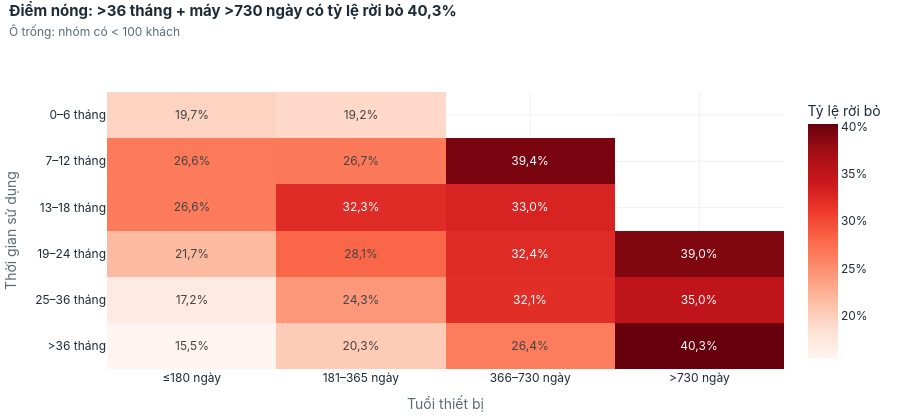

Source (notebook cell):
### Markdown cell above
### C07 — Thời gian sử dụng và tuổi máy kết hợp thế nào?

### Code cell
show("C07_heatmap_tenure_thiet_bi")

### Figure 1 — Plotly figure (JSON) as saved in the notebook; plotly's stock layout.template omitted (floating-point values rounded to 4 significant figures)
{"data": [{"colorbar": {"tickformat": ".0%", "title": {"text": "Tỷ lệ rời bỏ"}}, "colorscale": [[0.0, "rgb(255,245,240)"], [0.125, "rgb(254,224,210)"], [0.25, "rgb(252,187,161)"], [0.375, "rgb(252,146,114)"], [0.5, "rgb(251,106,74)"], [0.625, "rgb(239,59,44)"], [0.75, "rgb(203,24,29)"], [0.875, "rgb(165,15,21)"], [1.0, "rgb(103,0,13)"]], "customdata": [["n = 117", "n = 629", "", ""], ["n = 2.715", "n = 13.109", "n = 376", ""], ["n = 2.429", "n = 1.514", "n = 7.958", ""], ["n = 1.858", "n = 1.531", "n = 5.979", "n = 123"], ["n = 2.005", "n = 1.746", "n = 1.879", "n = 4.079"], ["n = 633", "n = 551", "n = 791", "n = 939"]], "hovertemplate": "%{y} · máy %{x}<br>Tỷ lệ rời bỏ: %{z:.1%}<br>%{customdata}<extra></extra>", "text": [["19,7%", "19,2%", "", ""], ["26,6%", "26,7%", "39,4%", ""], ["26,6%", "32,3%", "33,0%", ""], ["21,7%", "28,1%", "32,4%", "39,0%"], ["17,2%", "24,3%", "32,1%", "35,0%"], ["15,5%", "20,3%", "26,4%", "40,3%"]], "texttemplate": "%{text}", "type": "heatmap", "x": ["≤180 ngày", "181–365 ngày", "366–730 ngày", ">730 ngày"], "y": ["0–6 tháng", "7–12 tháng", "13–18 tháng", "19–24 tháng", "25–36 tháng", ">36 tháng"], "z": [[0.1966, 0.1924, NaN, NaN], [0.2659, 0.2671, 0.3936, NaN], [0.2655, 0.323, 0.3304, NaN], [0.2174, 0.2809, 0.324, 0.3902], [0.1716, 0.2428, 0.3214, 0.3503], [0.1548, 0.2033, 0.2642, 0.4026]]}], "layout": {"font": {"color": "#1D2B36", "family": "Inter, Segoe UI, Arial, sans-serif", "size": 12}, "height": 420, "hoverlabel": {"bgcolor": "white", "font": {"color": "#1D2B36", "family": "Inter, Segoe UI, Arial, sans-serif"}}, "legend": {"orientation": "h", "title": {}, "x": 1, "xanchor": "right", "y": 1.0, "yanchor": "bottom"}, "margin": {"b": 40, "l": 10, "r": 20, "t": 92}, "paper_bgcolor": "white", "plot_bgcolor": "white", "separators": ",.", "title": {"font": {"color": "#1D2B36", "size": 15}, "pad": {"t": 8}, "text": "<b>Điểm nóng: >36 tháng + máy >730 ngày có tỷ lệ rời bỏ 40,3%</b><br><span style='font-size:12px;color:#5B6B78'>Ô trống: nhóm có < 100 khách</span>", "x": 0.01, "xanchor": "left", "y": 0.98, "yanchor": "top"}, "xaxis": {"automargin": true, "gridcolor": "#EDF1F4", "side": "bottom", "title": {"font": {"color": "#5B6B78"}, "text": "Tuổi thiết bị"}, "zeroline": false}, "yaxis": {"automargin": true, "autorange": "reversed", "gridcolor": "#EDF1F4", "title": {"font": {"color": "#5B6B78"}, "text": "Thời gian sử dụng"}, "zeroline": false}}}
